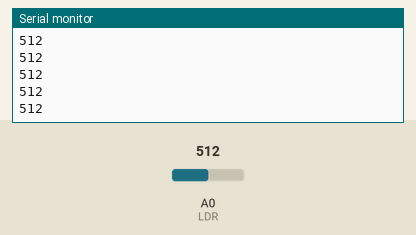
Simulated run of this sketch. Board: Arduino Uno, built with avr-gcc and run on an emulated ATmega328P. Parts: the last lines printed to the serial monitor. Inputs (shaded band) come from the test bench; at power-on: A0 (LDR) = 512.

Above: at 1.2 s.
1.3 s: A0 (LDR) set to 716
At 2.4 s:
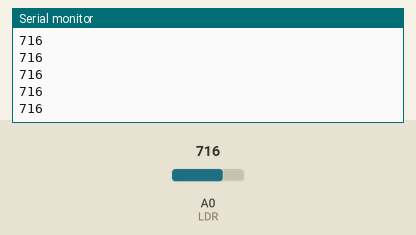
2.8 s: A0 (LDR) set to 900
At 3.7 s:
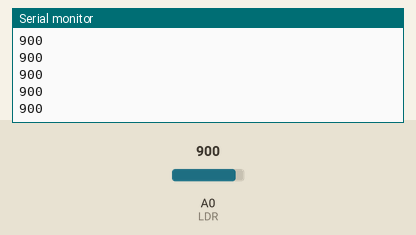
Timing chart, 0 to 5.8 s (numbered marks = the images above; inputs shaded):
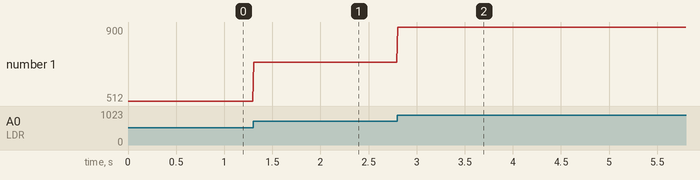

The sketch:

arduinocode.c.ino
```cpp
int LDR = A0;
int ldrValue = 0;
void setup() {
  // put your setup code here, to run once:
  Serial.begin(9600);
  pinMode(LDR, INPUT);
}

void loop() {
  // put your main code here, to run repeatedly:
  ldrValue = analogRead(LDR);
  Serial.print(ldrValue);
  Serial.print("\n");
  delay(10);

}
```

Measured:
- after the input at 1.3 s, the serial monitor: prints a new line at once (image 1)
- after the input at 2.8 s, the serial monitor: prints a new line at once (image 2)
- plotted number 1: 512 → 716 after the input at 1.3 s, 716 → 900 after the input at 2.8 s
